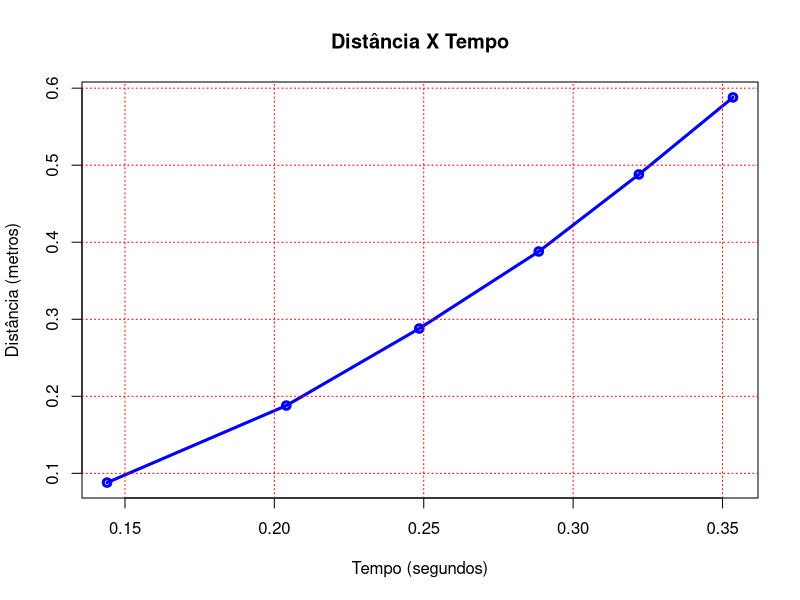
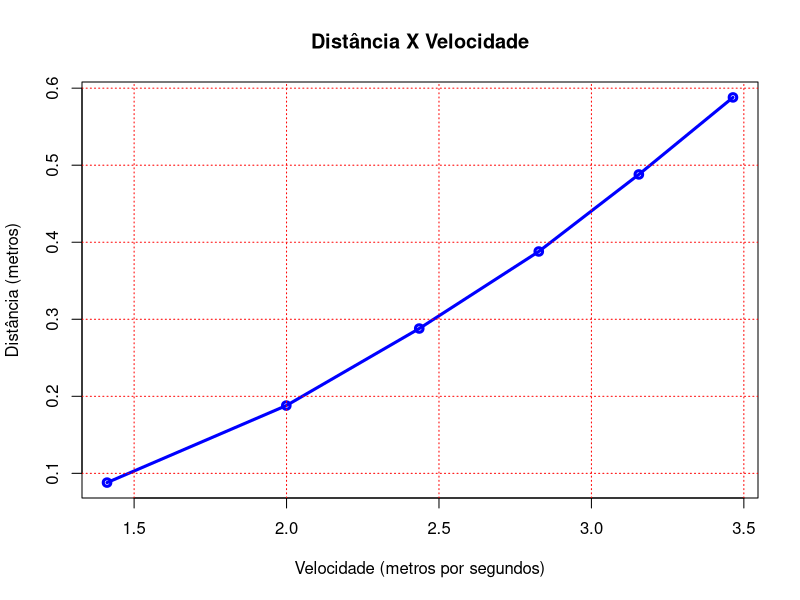
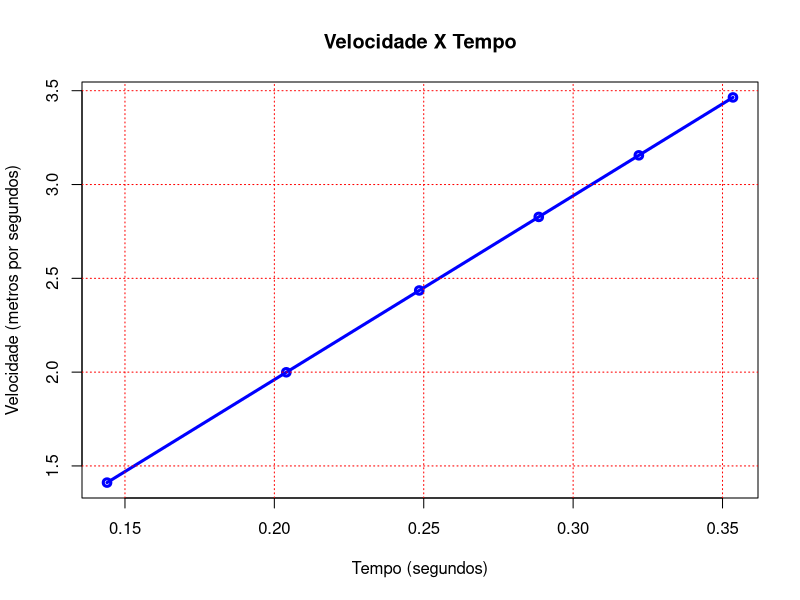
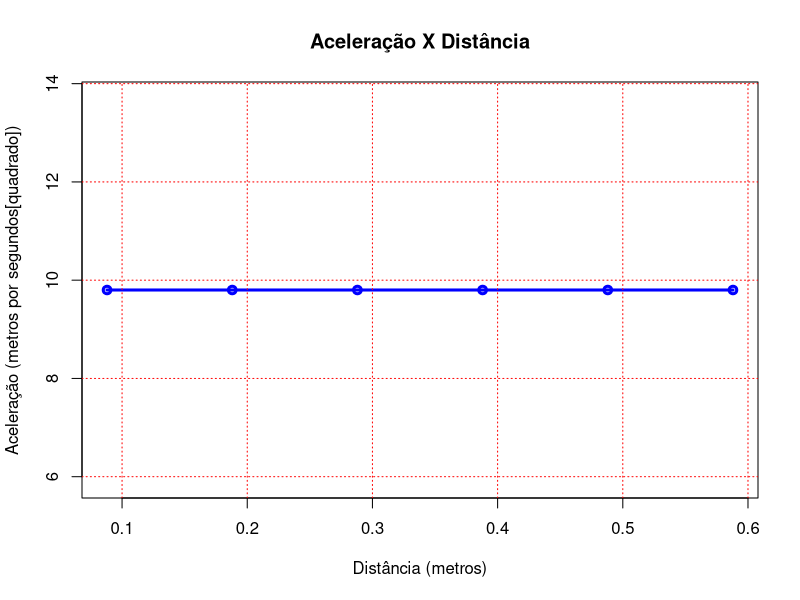
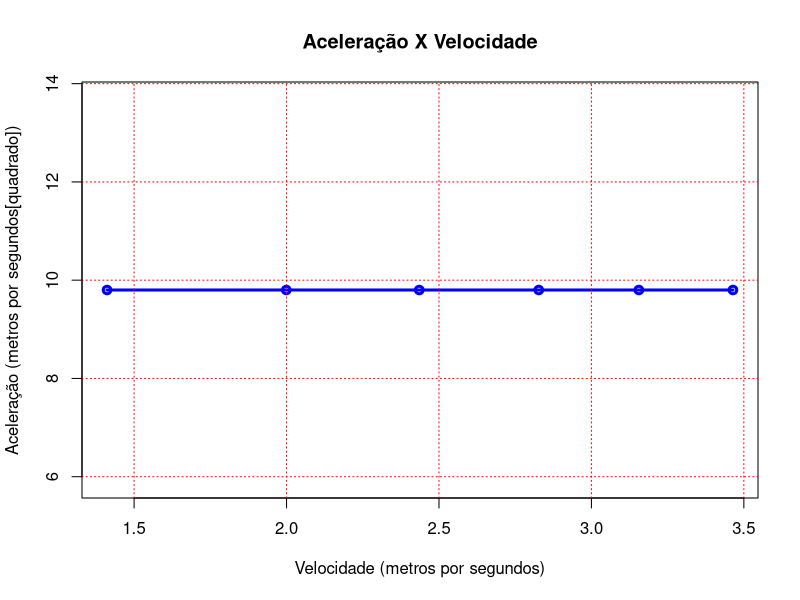
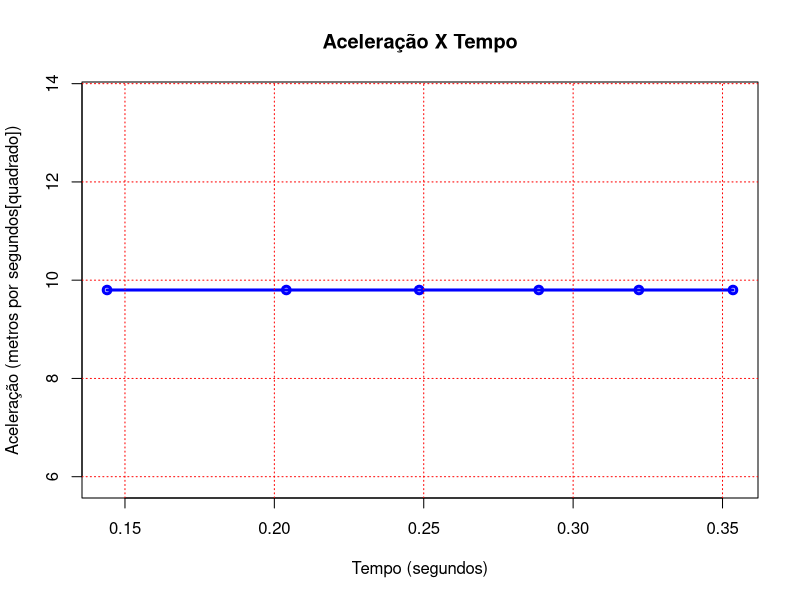

The R source for these figures, in order:
## ---- chunk 1
knitr::opts_chunk$set(echo = TRUE)
## ---- chunk 2
cat("\\newpage")
## ---- chunk 3
# Aqui esta todas as funções e variaveis utilizadas no experimento

GRAVIDADE <- c(9.8,9.8,9.8,9.8,9.8,9.8)

#############################################################################################
# Calculando Velocidade Final em cada queda
calcularVelocidadeFinal <- function(velocidadeInicial, aceleracao, tempoFinal){
  velocidadeFinal <- velocidadeInicial + (aceleracao*tempoFinal)
  return(velocidadeFinal)
}

#############################################################################################
# Calculando Aceleração Media em cada queda
calcularAceleracaoMedia <- function(velocidadeFinal, velocidadeInicial, tempoFinal, tempoInicial){
  aceleracaoMedia <- (velocidadeFinal - velocidadeInicial)/(tempoFinal - tempoInicial)
  return(aceleracaoMedia)
}
## ---- chunk 4
cat("\\newpage")

#############################################################################################
# Carregando o arquivo com os dados dos Testes
dadosF2 <- read.csv("bola_em_queda_livre-F2.csv", header = FALSE, col.names=c("tempoInicial","tempoFinal","distanciaInicial","distanciaFinal"))

#############################################################################################
# Calculando o Tempo e Distância Media e adicionando-os como nova coluna
dadosF2["tempoMedio"] <- dadosF2$tempoFinal - dadosF2$tempoInicial
dadosF2["distanciaMedia"] <- dadosF2$distanciaFinal - dadosF2$distanciaInicial

#############################################################################################
# Tomando a Velocidade Inicial igual a zero em todos os testes
dadosF2["velocidadeInicial"] <- c(0,0,0,0,0,0)

#############################################################################################
# Chamando a função que calcula a Velocidade Final
dadosF2["velocidadeFinal"] <- calcularVelocidadeFinal(dadosF2$velocidadeInicial, GRAVIDADE, dadosF2$tempoFinal)

#############################################################################################
# Chamando a função que calcula a Aceleração media
dadosF2["aceleracaoMedia"] <- calcularAceleracaoMedia(dadosF2$velocidadeFinal, dadosF2$velocidadeInicial, dadosF2$tempoFinal, dadosF2$tempoInicial)
## ---- chunk 5
print(dadosF2$tempoInicial)
## ---- chunk 6
print(dadosF2$tempoFinal)
## ---- chunk 7
print(dadosF2$distanciaInicial)
## ---- chunk 8
print(dadosF2$distanciaFinal)
## ---- chunk 9
#############################################################################################
# Criando o Gráfico
# dadosF2$tempoMedio é o eixo X
# dadosF2$distanciaMedia é o eixo Y
# type "o" é o grafico contendo todos os pontos
# main é o título do grafico, irá aparecer no centro, na parte superior
# lwd é a espessura da linha do grafico
# xlab é o título do eixo X
# ylab é o título do eixo Y
plot(dadosF2$tempoMedio, dadosF2$distanciaMedia, type="o", col="blue", 
  main="Distância X Tempo",
  lwd=3,
  xlab="Tempo (segundos)",
  ylab="Distância (metros)")

# grid cria quadrantes no gráfico, essas linhas da divisoria, terão a cor vermelha
grid(col="red")
## ---- chunk 10
cat("\\newpage")
## ---- chunk 11
print(dadosF2$velocidadeInicial)
## ---- chunk 12
print(dadosF2$velocidadeFinal)
## ---- chunk 13
#############################################################################################
# Criando o Gráfico
# dadosF2$velocidadeFinal é o eixo X
# dadosF2$distanciaMedia é o eixo Y
# type "o" é o grafico contendo todos os pontos
# main é o título do grafico, irá aparecer no centro, na parte superior
# lwd é a espessura da linha do grafico
# xlab é o título do eixo X
# ylab é o título do eixo Y
plot(dadosF2$velocidadeFinal, dadosF2$distanciaMedia, type="o", col="blue", 
  main="Distância X Velocidade",
  lwd=3,
  xlab="Velocidade (metros por segundos)",
  ylab="Distância (metros)")

# grid cria quadrantes no gráfico, essas linhas da divisoria, terão a cor vermelha
grid(col="red")
## ---- chunk 14
#############################################################################################
# Criando o Gráfico
# dadosF2$tempoMedio é o eixo x
# dadosF2$velocidadeFinal é o eixo y
# type "o" é o grafico contendo todos os pontos
# main é o título do grafico, irá aparecer no centro, na parte superior
# lwd é a espessura da linha do grafico
# xlab é o título do eixo X
# ylab é o título do eixo Y
plot(dadosF2$tempoMedio, dadosF2$velocidadeFinal, type="o", col="blue", 
  main="Velocidade X Tempo",
  lwd=3,
  xlab="Tempo (segundos)",
  ylab="Velocidade (metros por segundos)")

# grid cria quadrantes no gráfico, essas linhas da divisoria, terão a cor vermelha
grid(col="red")
## ---- chunk 15
cat("\\newpage")
## ---- chunk 16
print(dadosF2$aceleracaoMedia)
## ---- chunk 17
#############################################################################################
# Criando o Gráfico
# dadosF2$distanciaMedia é o eixo X
# dadosF2$aceleracaoMedia é o eixo Y
# type "o" é o grafico contendo todos os pontos
# main é o título do grafico, irá aparecer no centro, na parte superior
# lwd é a espessura da linha do grafico
# xlab é o título do eixo X
# ylab é o título do eixo Y
plot(dadosF2$distanciaMedia, dadosF2$aceleracaoMedia, type="o", col="blue", 
  main="Aceleração X Distância",
  lwd=3,
  xlab="Distância (metros)",
  ylab="Aceleração (metros por segundos[quadrado])")

# grid cria quadrantes no gráfico, essas linhas da divisoria, terão a cor vermelha
grid(col="red")
## ---- chunk 18
#############################################################################################
# Criando o Gráfico
# dadosF2$velocidadeFinal é o eixo X
# dadosF2$aceleracaoMedia é o eixo Y
# type "o" é o grafico contendo todos os pontos
# main é o título do grafico, irá aparecer no centro, na parte superior
# lwd é a espessura da linha do grafico
# xlab é o título do eixo X
# ylab é o título do eixo Y
plot(dadosF2$velocidadeFinal, dadosF2$aceleracaoMedia, type="o", col="blue", 
  main="Aceleração X Velocidade",
  lwd=3,
  xlab="Velocidade (metros por segundos)",
  ylab="Aceleração (metros por segundos[quadrado])")

# grid cria quadrantes no gráfico, essas linhas da divisoria, terão a cor vermelha
grid(col="red")
## ---- chunk 19
#############################################################################################
# Criando o Gráfico
# dadosF2$tempoMedio é o eixo X
# dadosF2$aceleracaoMedia é o eixo Y
# type "o" é o grafico contendo todos os pontos
# main é o título do grafico, irá aparecer no centro, na parte superior
# lwd é a espessura da linha do grafico
# xlab é o título do eixo X
# ylab é o título do eixo Y
plot(dadosF2$tempoMedio, dadosF2$aceleracaoMedia, type="o", col="blue", 
  main="Aceleração X Tempo",
  lwd=3,
  xlab="Tempo (segundos)",
  ylab="Aceleração (metros por segundos[quadrado])")

# grid cria quadrantes no gráfico, essas linhas da divisoria, terão a cor vermelha
grid(col="red")
